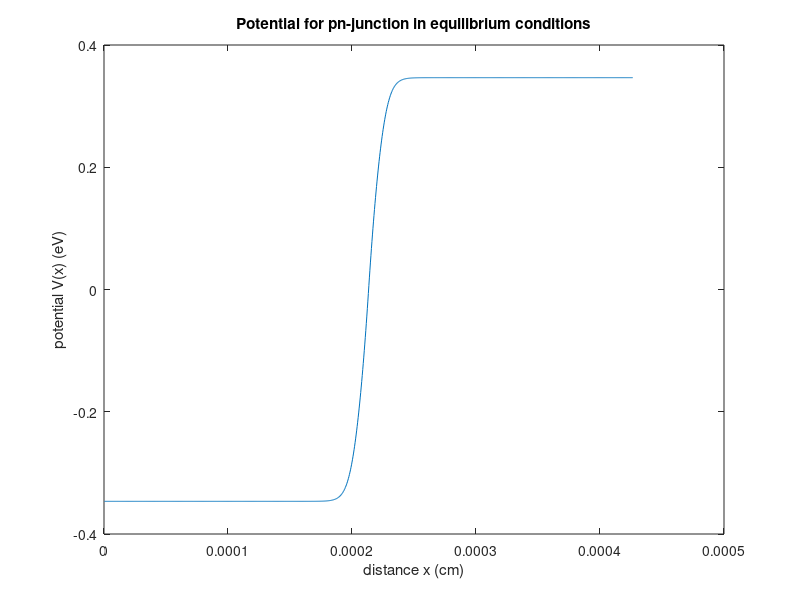
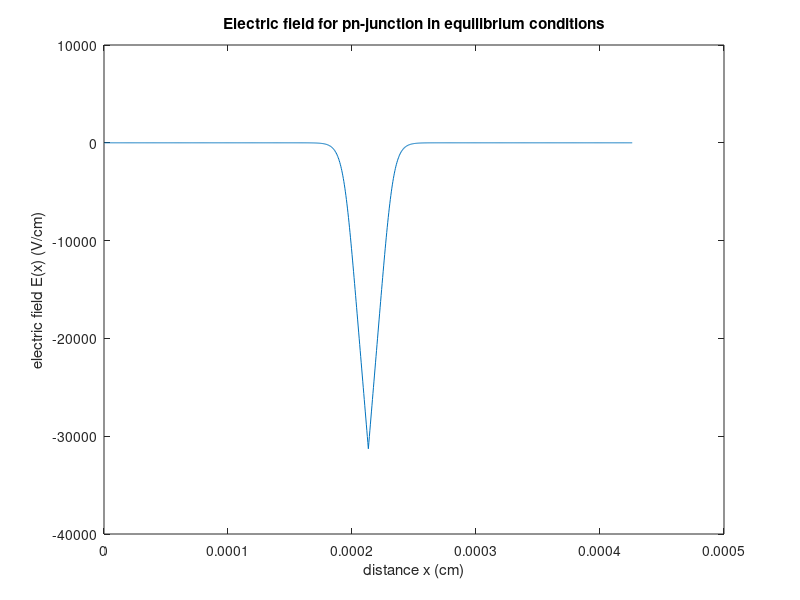
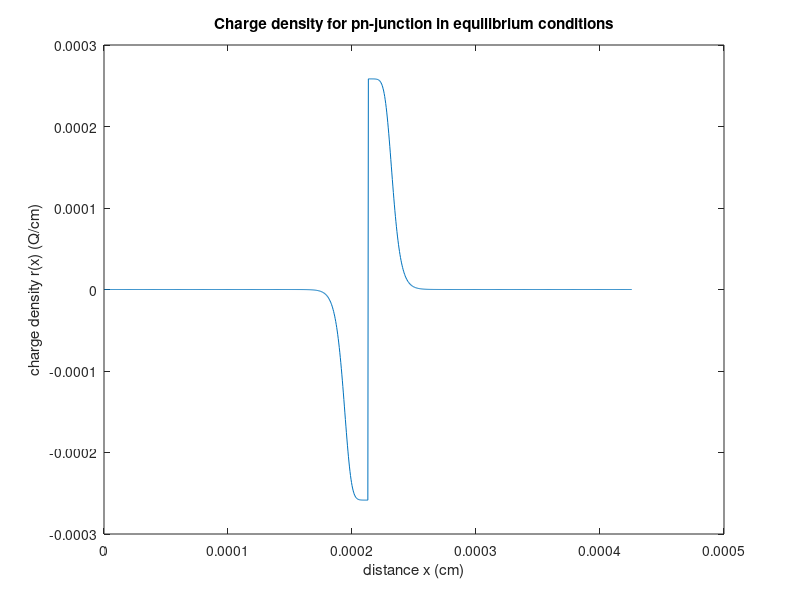

These charts were generated, in order, by the following MATLAB code:
%%          DEPARTMENT OF ELECTRICAL AND COMPUTER ENGINEER
%%                   UNIVERSITY OF THESSALY
%%
%%           ECE656: PRINCIPLES OF SOLID STATE PHYSICS
%%
%%            MATLAB PROJECT: pn-JUNCTION SIMULATION
%%
%% Instructors: George Panagopoulos (gepanago@gmail.com)
%%              George Stamoulis (georges@inf.uth.gr)
%%
%% Project by:  Nonas Evangelos (vagnonas@gmail.com)              
%%              Zampakika Kleopatra (kleopatrakimath@windowslive.com)
%%              Giannakou Panagiotis-Taxiarchis (gpan75@gmail.com)
%%

clear; clc;

%% 1) Constants & parameters definition
%%

T = 300;          % Temperature (K)
k = 1.38e-23;     % Boltzmann constant (J/K)
q = 1.602e-19;    % Charge on an electron (C)
e0 = 1.05e-12;    % Vacuum permittivity (F/cm)
ni = 1.5e10;      % Intrinsic carrier concentration of Silicon at 300K (cm^-3)

Na = 1e16;        % Total acceptors concetration
Nd = 1e16;        % Total donors conetration

%% 2) Vbi, xn, xp, W, Emax, LDi, LDn, LDp computation in equilibrium conditions
%%

Vt = k*T/q;
Vbi = (k*T/q)*log((Na*Nd)/ni^2);          % "built-in" junction voltage (V)
xn = sqrt((2*e0*Na*Vbi)/(q*Nd*(Na+Nd)));  % n-side width of the pn junction deplition region (cm)
xp = sqrt(2*e0*Nd*Vbi/(q*Na*(Na+Nd)));    % p-side width of the pn junction deplition region (cm)
W = sqrt(2*e0*(Na+Nd)*Vbi/(q*Na*Nd));     % depletion width (cm)
Emax = (q/e0)*xp*Na;                      % maximum value of electric field (volts/cm)
Ldn = sqrt((e0*k*T)/(Nd*q^2));            % n-side extrinsic Debye length
Ldp = sqrt((e0*k*T)/(Na*q^2));            % p-side extrinsic Debye length
Ldi = sqrt((e0*k*T)/(ni*q^2));            % intrinsic Debye length

%% 3) Determine simulation area parameters
%%

L = 10*W;                  % total area length (10 times more than depletion width)
dx = min(Ldn,Ldp)/10;      % differential distance (10 times less than minimum Debye length)
N = round(L/dx);           % total number of points for simulation
M = N/2;                   % half-diode length (to determine doping across the device)
dx = dx/Ldi;               % normalize differential distance according to intrinsic Debye length

%% 4) Solve Poisson equation in equilibrium conditions
%%

% define the variables
Dop = zeros(N,1);      % doping across the semiconductor 
n0 = zeros(N,1);       % initial electrons concentration
p0 = zeros(N,1);       % initial holes concentration

a = zeros(N,1);        % first lower diagonal
b = zeros(N,1);        % first upper diagonal
c = zeros(N,1);        % main diagonal

V = zeros(N,1);        % rhs potential
V0 = zeros(N,1);       % initial potential

% initialize doping across the semiconductor
Dop(1:M) = -Na/ni;
Dop(M+1:N) = Nd/ni;

% inital concentration 
n0(1:M) = 0.5*Dop(1:M).*(1 - sqrt(1+1./((Dop(1:M).^2)/4)));
n0(M+1:N) = 0.5*Dop(M+1:N).*(1 + sqrt(1+1./((Dop(M+1:N).^2)/4)));

% initialize potential, electrons & holes concentration, based on
% requirement for charge neutrality
V0 = log(n0);
n = n0;
p = 1./n0;

% initilize three diagonals of matrix as vectors
a(1:N) = 1/dx^2; a(1) = 0; a(N) = 0;
c(1:N) = 1/dx^2; c(1) = 0; c(N) = 0;
b(1:N) = -(2/dx^2 + (exp(V0)+exp(-V0))); b(1) = 1; b(N) = 1;

% initialize sparse matrix from the three vectors
A = gallery('tridiag', a(2:N), b, c(1:N-1));

% initialize rhs vector
V(1:N) = exp(V0) - exp(-V0) + Dop - V0.*(exp(V0)+exp(-V0));
V(1) = V0(1); V(N) = V0(N);

% initialize parameters for iterative poisson equation solver
V_old = zeros(N,1);
V_new = V0;
itol  = 1e-6;
iter = 0;

% begin the iterative procedure: poisson equation solver
disp('Solving poisson equations in equilibrium conditions');
tic;

while(norm(V_new-V_old)/norm(V_new) >= itol)
    iter = iter +1;
    
    % update rhs vector 
    V(2:N-1) = exp(V_new(2:N-1))-exp(-V_new(2:N-1))-Dop(2:N-1)-V_new(2:N-1).*(exp(V_new(2:N-1))+exp(-V_new(2:N-1)));

    % update matrix
    b(2:N-1) = -(2/dx^2 + exp(V_new(2:N-1)) + exp(-V_new(2:N-1)));
    A = gallery('tridiag', a(2:N), b, c(1:N-1));
    
    % solve for new data
    V_old = V_new;
    V_new = A\V;
end

toc;
fprintf('Convergence after %d steps\n\n', iter);

% results after normalization
x = (1:N).*(dx*Ldi);           % diode points on x-axis
V = V_new.*Vt;                 % potential at each point
E = -diff(V)./(dx*Ldi);        % electirc field at each point
r = -diff(V,2);                % charge density at each point

% plot corresponding figures

disp('Figure 1: Potential V(x)');
figure(1);
plot(x, V);
title('Potential for pn-junction in equilibrium conditions');
xlabel('distance x (cm)');
ylabel('potential V(x) (eV)');

disp('Figure 2: Electric field E(x)');
figure(2);
plot(x(1:N-1), E);
title('Electric field for pn-junction in equilibrium conditions');
xlabel('distance x (cm)');
ylabel('electric field E(x) (V/cm)');

disp('Figure 3: Charge density r(x)');
figure(3);
plot(x(1:N-2), r);
title('Charge density for pn-junction in equilibrium conditions');
xlabel('distance x (cm)');
ylabel('charge density r(x) (Q/cm)');

rerr = 100*norm(Emax-abs(min(E)),2)/norm(Emax,2);
fprintf('\nrelative error of maximum electric field value: %.1f', rerr);

fprintf('\nPress any key to exit...\n');
pause;
